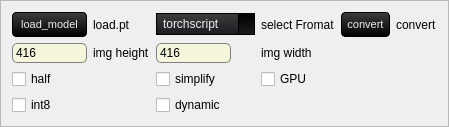
                 <widget class="QFrame" name="frame_28">
                  <property name="frameShape">
                   <enum>QFrame::StyledPanel</enum>
                  </property>
                  <property name="frameShadow">
                   <enum>QFrame::Raised</enum>
                  </property>
                  <layout class="QGridLayout" name="gridLayout_30">
                   <item row="1" column="1">
                    <widget class="QLineEdit" name="imgsz_input_H">
                     <property name="maximumSize">
                      <size>
                       <width>75</width>
                       <height>16777215</height>
                      </size>
                     </property>
                     <property name="styleSheet">
                      <string notr="true">QLineEdit {
    background-color: beige;
    border-radius: 5px;
    border: 1px solid grey;
    padding: 1px;
    color: black;
}

QLineEdit:hover {
    background-color: qlineargradient(spread:repeat, x1:1, y1:0, x2:1, y2:1, stop:0 orange, stop:1 red);
    color: black;
}</string>
                     </property>
                     <property name="text">
                      <string>416</string>
                     </property>
                     <property name="cursorPosition">
                      <number>3</number>
                     </property>
                     <property name="clearButtonEnabled">
                      <bool>false</bool>
                     </property>
                    </widget>
                   </item>
                   <item row="4" column="5">
                    <widget class="QCheckBox" name="dynamic_true">
                     <property name="text">
                      <string>dynamic</string>
                     </property>
                    </widget>
                   </item>
                   <item row="0" column="3">
                    <widget class="QLabel" name="label_50">
                     <property name="text">
                      <string>load.pt</string>
                     </property>
                    </widget>
                   </item>
                   <item row="3" column="1">
                    <widget class="QCheckBox" name="half_true">
                     <property name="text">
                      <string>half</string>
                     </property>
                    </widget>
                   </item>
                   <item row="3" column="5">
                    <widget class="QCheckBox" name="simplify">
                     <property name="text">
                      <string>simplify</string>
                     </property>
                    </widget>
                   </item>
                   <item row="1" column="5">
                    <widget class="QLineEdit" name="imgsz_input_W">
                     <property name="maximumSize">
                      <size>
                       <width>75</width>
                       <height>16777215</height>
                      </size>
                     </property>
                     <property name="styleSheet">
                      <string notr="true">QLineEdit {
    background-color: beige;
    border-radius: 5px;
    border: 1px solid grey;
    padding: 1px;
    color: black;
}

QLineEdit:hover {
    background-color: qlineargradient(spread:repeat, x1:1, y1:0, x2:1, y2:1, stop:0 orange, stop:1 red);
    color: black;
}</string>
                     </property>
                     <property name="text">
                      <string>416</string>
                     </property>
                     <property name="cursorPosition">
                      <number>3</number>
                     </property>
                     <property name="clearButtonEnabled">
                      <bool>false</bool>
                     </property>
                    </widget>
                   </item>
                   <item row="1" column="6">
                    <widget class="QLabel" name="label_75">
                     <property name="text">
                      <string>img width</string>
                     </property>
                    </widget>
                   </item>
                   <item row="0" column="6">
                    <widget class="QLabel" name="label_55">
                     <property name="text">
                      <string>select Fromat</string>
                     </property>
                    </widget>
                   </item>
                   <item row="3" column="6">
                    <widget class="QCheckBox" name="use_gpu_checkbox">
                     <property name="text">
                      <string>GPU</string>
                     </property>
                    </widget>
                   </item>
                   <item row="4" column="1">
                    <widget class="QCheckBox" name="int8_true">
                     <property name="text">
                      <string>int8</string>
                     </property>
                    </widget>
                   </item>
                   <item row="1" column="3">
                    <widget class="QLabel" name="label_73">
                     <property name="text">
                      <string>img height</string>
                     </property>
                    </widget>
                   </item>
                   <item row="0" column="1">
                    <widget class="QPushButton" name="Load_pt_model">
                     <property name="styleSheet">
                      <string notr="true">QPushButton {
    background-color: qlineargradient(spread:repeat, x1:1, y1:0, x2:1, y2:1, stop:0 rgb(59, 61, 62), stop:1 rgb(0, 0, 0));
    color: rgb(238, 238, 238);
  	font-size: 8pt;

    border-style: solid;
    border-width: 1px;
    border-radius: 4px;
    border-color: rgb(0, 0, 0);
    padding: 5px;
}

QPushButton:flat {
    background-color: transparent;
    border: none;
    color: rgb(238, 238, 238);
}

QPushButton:disabled {
    background-color: #404040;
    color: #656565;
    border-color: rgb(0, 0, 0);
}

QPushButton:hover {
    background-color: rgba(236, 157, 0, 51);
    border: 1px solid rgb(236, 157, 0);
}

QPushButton:pressed {
    background-color: qlineargradient(spread:repeat, x1:1, y1:0, x2:1, y2:1, stop:0 rgb(28, 28, 32), stop:1 rgb(0, 0, 0));
    border: 1px solid rgb(236, 157, 0);
}

QPushButton:checked {
    background-color: qlineargradient(spread:repeat, x1:1, y1:0, x2:1, y2:1, stop:0 rgb(28, 28, 32), stop:1 rgb(0, 0, 0));
    border: 1px solid #222;
}</string>
                     </property>
                     <property name="text">
                      <string>load_model</string>
                     </property>
                    </widget>
                   </item>
                   <item row="0" column="5">
                    <widget class="QComboBox" name="convert_model">
                     <property name="styleSheet">
                      <string notr="true">				QComboBox
				{
					background-color: qlineargradient(spread:repeat, x1:1, y1:0, x2:1, y2:1, stop:0  rgb(59, 61, 62) /*bg_alt*/,stop:1 rgb(28, 28, 32) /*bg_prim*/);
					border: 1px solid #000;
					padding-left: 6px;
					color: rgb(238, 238, 238) /*txt*/;
					height: 20px;
				}
				QComboBox::disabled
				{
					background-color: #404040;
					color: #656565;
					border-color: rgb(0, 0, 0) /*bg_gen*/;
				}
				QComboBox:on
				{
					background-color: rgb(236, 157, 0) /*accent*/;
					color: rgb(28, 28, 28) /*txt_bg*/;
				}
				QComboBox QAbstractItemView
				{
					background-color: rgb(28, 28, 32) /*bg_prim*/;
					color: rgb(238, 238, 238) /*txt*/;
					border: 1px solid black;
					selection-background-color: rgb(236, 157, 0) /*accent*/;
					outline: 0;
				}
				QComboBox::drop-down
				{
					background-color: qlineargradient(spread:repeat, x1:1, y1:0, x2:1, y2:1, stop:0  rgb(0, 0, 0) /*bg_gen*/,stop:1 rgb(28, 28, 32) /*bg_prim*/);
					subcontrol-origin: padding;
					subcontrol-position: top right;
					width: 15px;
					border-left-width: 1px;
					border-left-color: black;
					border-left-style: solid;
				}
				QComboBox::down-arrow
				{
					image: url(:/16x16/icons/16x16/down.gif);
					width: 8px;
					height: 8px;
				}</string>
                     </property>
                     <item>
                      <property name="text">
                       <string>torchscript</string>
                      </property>
                     </item>
                     <item>
                      <property name="text">
                       <string>onnx</string>
                      </property>
                     </item>
                     <item>
                      <property name="text">
                       <string>openvino</string>
                      </property>
                     </item>
                     <item>
                      <property name="text">
                       <string>engine</string>
                      </property>
                     </item>
                     <item>
                      <property name="text">
                       <string>saved_model</string>
                      </property>
                     </item>
                     <item>
                      <property name="text">
                       <string>pb</string>
                      </property>
                     </item>
                     <item>
                      <property name="text">
                       <string>tflite</string>
                      </property>
                     </item>
                     <item>
                      <property name="text">
                       <string>paddle</string>
                      </property>
                     </item>
                     <item>
                      <property name="text">
                       <string>ncnn</string>
                      </property>
                     </item>
                    </widget>
                   </item>
                   <item row="0" column="7">
                    <widget class="QPushButton" name="convertButton">
                     <property name="styleSheet">
                      <string notr="true">QPushButton {
    background-color: qlineargradient(spread:repeat, x1:1, y1:0, x2:1, y2:1, stop:0 rgb(59, 61, 62), stop:1 rgb(0, 0, 0));
    color: rgb(238, 238, 238);
  	font-size: 8pt;

    border-style: solid;
    border-width: 1px;
    border-radius: 4px;
    border-color: rgb(0, 0, 0);
    padding: 5px;
}

QPushButton:flat {
    background-color: transparent;
    border: none;
    color: rgb(238, 238, 238);
}

QPushButton:disabled {
    background-color: #404040;
    color: #656565;
    border-color: rgb(0, 0, 0);
}

QPushButton:hover {
    background-color: rgba(236, 157, 0, 51);
    border: 1px solid rgb(236, 157, 0);
}

QPushButton:pressed {
    background-color: qlineargradient(spread:repeat, x1:1, y1:0, x2:1, y2:1, stop:0 rgb(28, 28, 32), stop:1 rgb(0, 0, 0));
    border: 1px solid rgb(236, 157, 0);
}

QPushButton:checked {
    background-color: qlineargradient(spread:repeat, x1:1, y1:0, x2:1, y2:1, stop:0 rgb(28, 28, 32), stop:1 rgb(0, 0, 0));
    border: 1px solid #222;
}</string>
                     </property>
                     <property name="text">
                      <string>convert</string>
                     </property>
                    </widget>
                   </item>
                   <item row="0" column="8">
                    <widget class="QLabel" name="label_58">
                     <property name="text">
                      <string>convert</string>
                     </property>
                    </widget>
                   </item>
                  </layout>
                 </widget>
